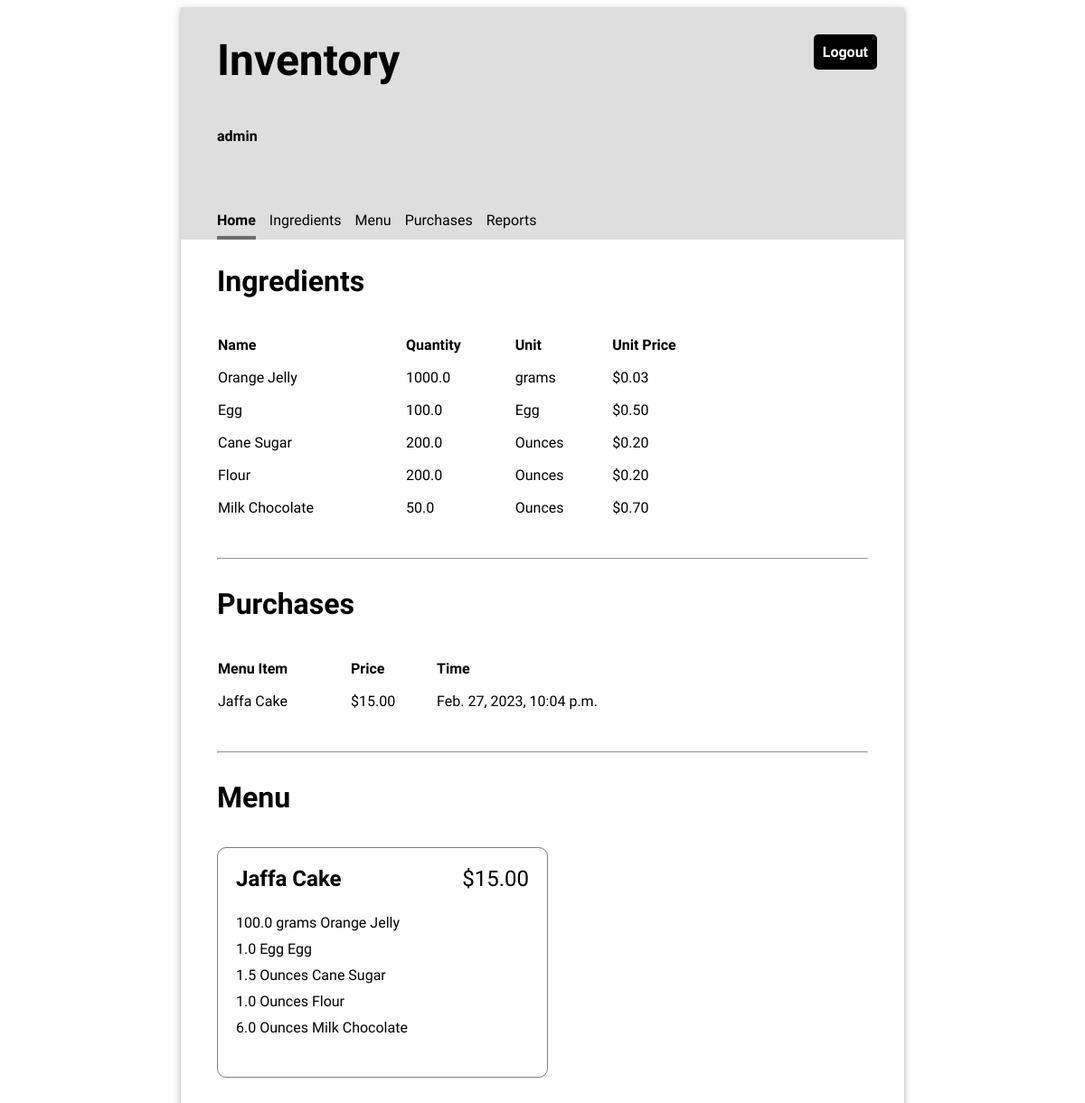
Page / (signed in) on the earlier database version.
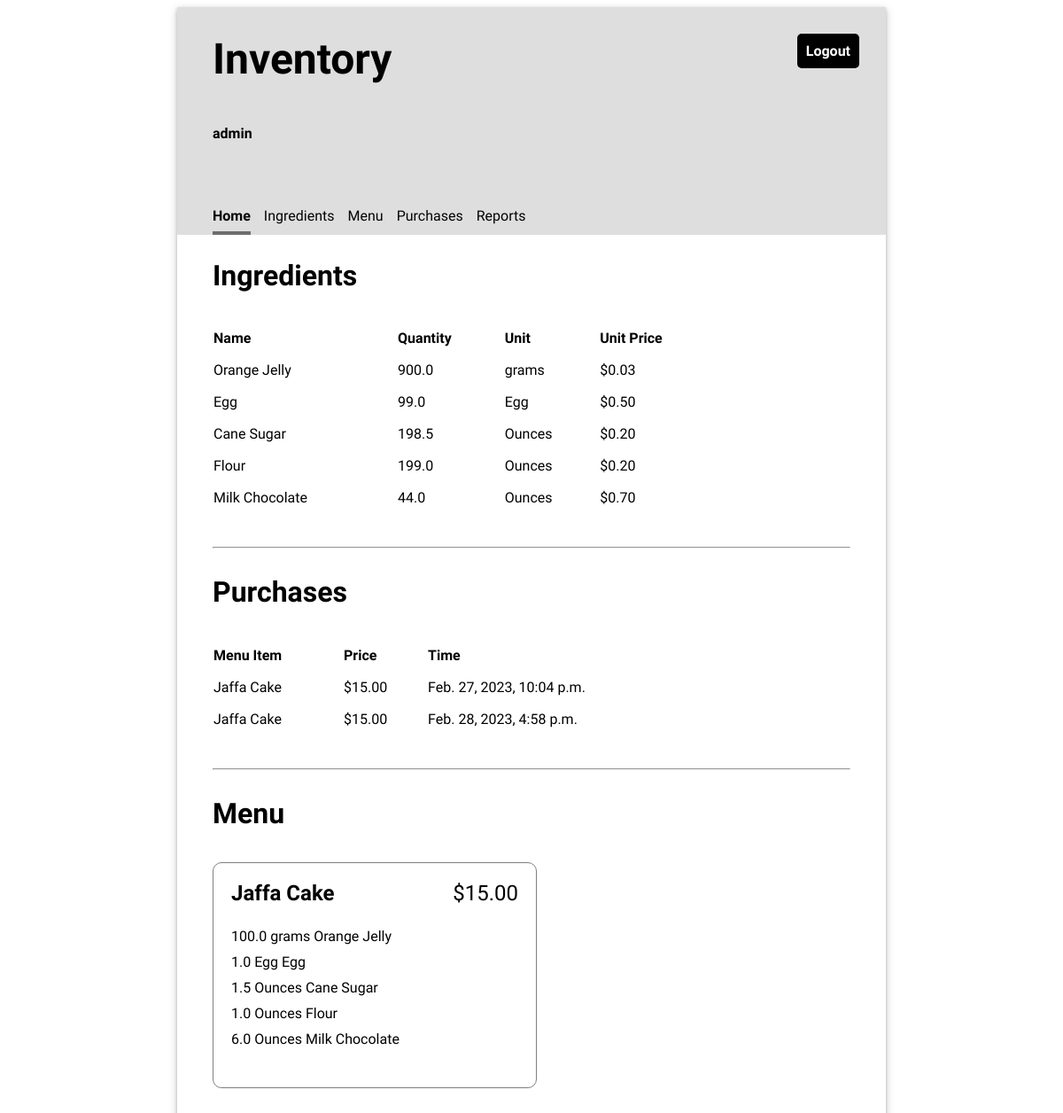
Same page on the later database version.
### inventory/models.py (models this page shows, shortened)
class Ingredient(models.Model):
    name = models.CharField(max_length=100, unique=True)
    quantity= models.FloatField(default=0)
    unit= models.CharField(max_length=100)
    price_per_unit= models.FloatField(default=0)

class Purchase(models.Model):
    menu_item = models.ForeignKey(MenuItem, on_delete= models.CASCADE)
    timestamp = models.DateTimeField(auto_now_add=True)

class MenuItem(models.Model):
    title= models.CharField(max_length=100, unique=True)
    price= models.FloatField(default=0)

class RecipeRequirement(models.Model):
    menu_item = models.ForeignKey(MenuItem, on_delete= models.CASCADE)
    ingredient = models.ForeignKey(Ingredient, on_delete= models.CASCADE)
    quantity = models.FloatField(default=0)

### inventory/views.py (the view)
# urls.py: path('', views.HomeView.as_view(), name='home'),
class HomeView(LoginRequiredMixin, TemplateView):
    template_name = "inventory/home.html"
    def get_context_data(self, **kwargs):
        context = super().get_context_data(**kwargs)
        context["ingredients"] = Ingredient.objects.all()
        context["menu_items"] = MenuItem.objects.all()
        context["purchases"] = Purchase.objects.all()
        return context

### inventory/templates/inventory/home.html (shortened to what this page needs)
{% extends 'base.html' %}
{% load static %}
{% block content %}
    <div class="home">
        <div>
            <h2>Ingredients</h2>
            <table class="inventory-table">
                <thead>
                    <tr>
                        <th>Name</th>
                        <th>Quantity</th>
                        <th>Unit</th>
                        <th>Unit Price</th>
                    </tr>
                </thead>
                <tbody>
                {% for ingredient in ingredients %}
                    <tr>
                        <td>{{ ingredient.name }}</td>
                        <td>{{ ingredient.quantity }}</td>
                        <td>{{ ingredient.unit }}</td>
                        <td class="price">${{ ingredient.price_per_unit|stringformat:".2f" }}</td>
                    </tr>
                {% endfor %}
                </tbody>
            </table>
        </div>
        <hr/>
        <div>
            <h2>Purchases</h2>
            <table class="inventory-table">
                <thead>
                    <tr>
                        <th>Menu Item</th>
                        <th>Price</th>
                        <th>Time</th>
                    </tr>
                </thead>
                <tbody>
                {% for purchase in purchases %}
                    <tr>
                        <td>{{ purchase.menu_item.title }}</td>
                        <td class="price">${{ purchase.menu_item.price|stringformat:".2f" }}</td>
                        <td>{{ purchase.timestamp }}</td>
                    </tr>
                {% endfor %}
                </tbody>
            </table>
        </div>
        <hr/>
        <div>
            <h2>Menu</h2>
            <ul class="menu-items">
            {% for menu_item in menu_items %}
                <li>
                    <div class="menu-item-header">
                        <div class="menu-item-title">{{ menu_item.title }}</div>
                        <div class="menu-item-price">${{ menu_item.price|stringformat:".2f" }}</div>
                    </div>
                    <ul class="menu-item-ingredients">
                        {% for recipe_requirement in menu_item.reciperequirement_set.all %}
                        <li>{{ recipe_requirement.quantity }} {{recipe_requirement.ingredient.unit }} {{ recipe_requirement.ingredient.name }}</li>
                        {% endfor %}
                    </ul>
                </li>
            {% endfor %}
            </ul>
        </div>
    </div>
{% endblock %}

Differences in the rows shown:
changed Ingredient "Orange Jelly": quantity "1000.0" → "900.0"
changed Ingredient "Egg": quantity "100.0" → "99.0"
changed Ingredient "Cane Sugar": quantity "200.0" → "198.5"
changed Ingredient "Flour": quantity "200.0" → "199.0"
changed Ingredient "Milk Chocolate": quantity "50.0" → "44.0"
added Purchase: menu_item "Jaffa Cake", menu_item.price "15.00", timestamp "Feb. 28, 2023, 4:58 p.m."
